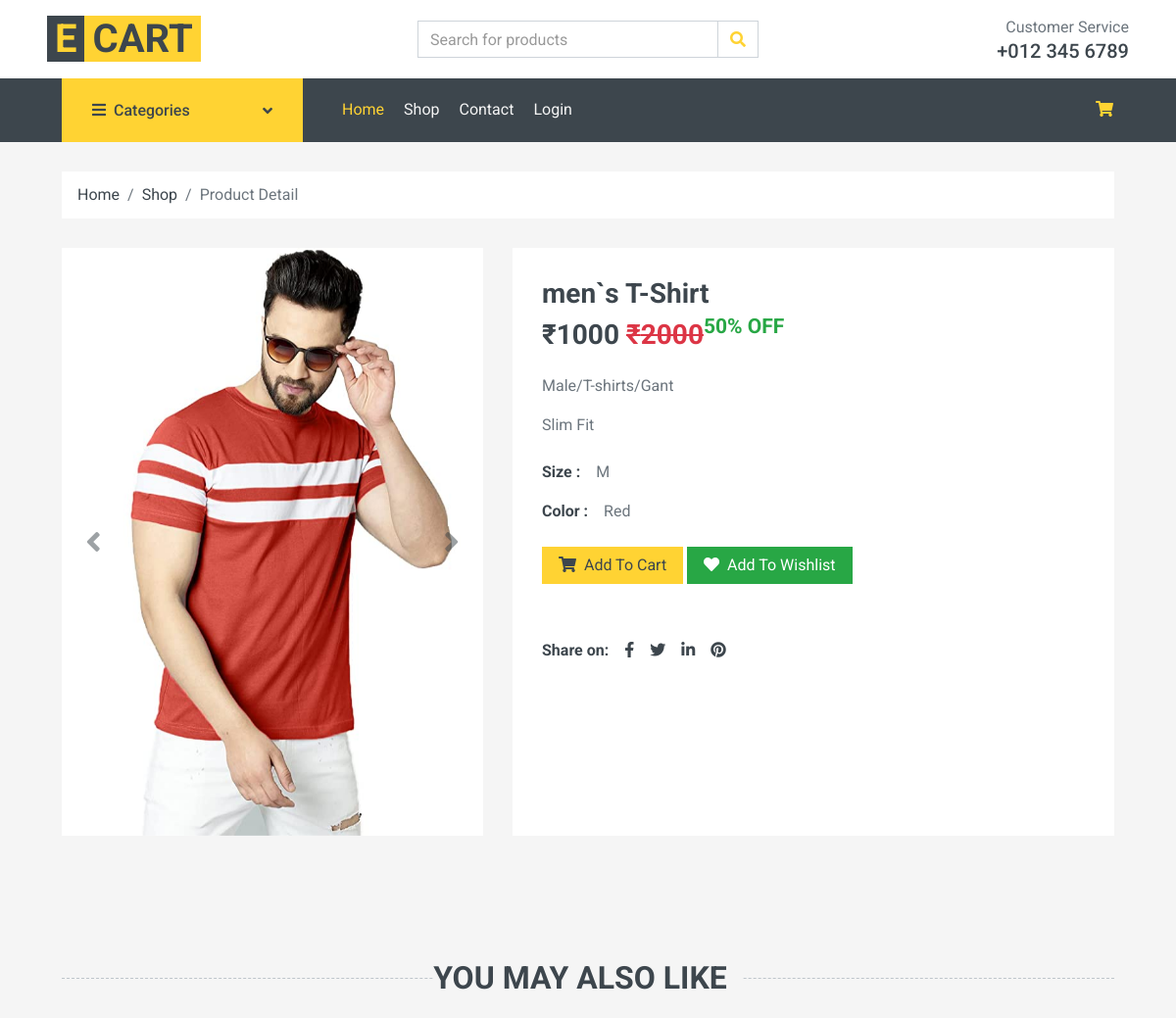
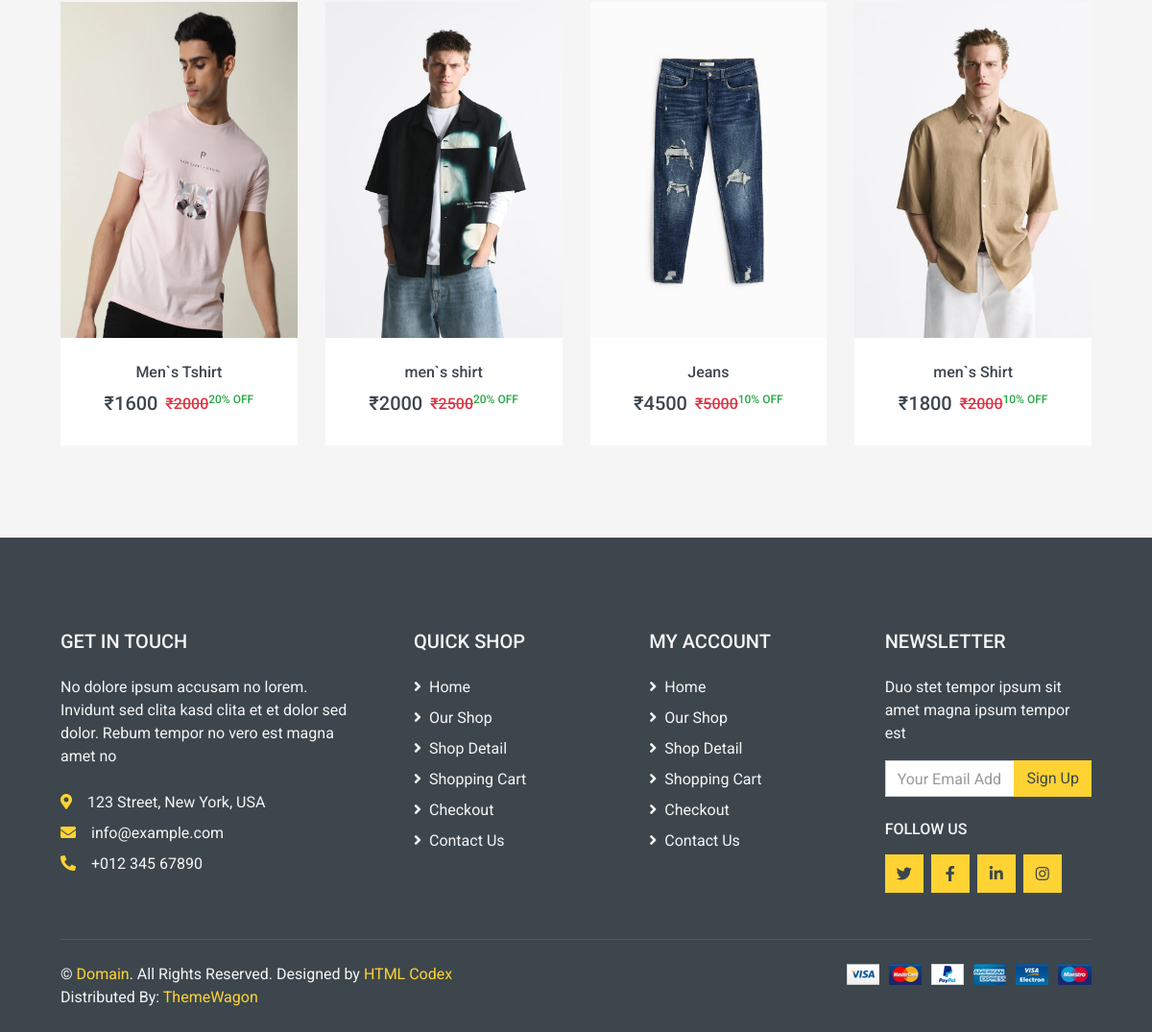
The app's page /single-product/11 with its own data (2 pictures, top to bottom).
### mainApp/models.py (models this page shows, shortened)
class Product(models.Model):
    id = models.AutoField(primary_key=True)
    name = models.CharField(max_length=30)
    maincategory = models.ForeignKey(Maincategory, on_delete=models.CASCADE)
    subcategory = models.ForeignKey(Subcategory, on_delete=models.CASCADE)
    brand = models.ForeignKey(Brand, on_delete=models.CASCADE)
    color = models.CharField(max_length=20)
    size = models.CharField(max_length=20)
    baseprice = models.IntegerField()
    discount = models.IntegerField()
    finalprice = models.IntegerField()
    stock = models.BooleanField(default=True)
    description = models.TextField()
    pic1 = models.ImageField(upload_to="products")
    pic2 = models.ImageField(upload_to="products",
                             default=None, null=True, blank=True)
    pic3 = models.ImageField(upload_to="products",
                             default=None, null=True, blank=True)
    pic4 = models.ImageField(upload_to="products",
                             default=None, null=True, blank=True)

class Maincategory(models.Model):
    id = models.AutoField(primary_key=True)
    name = models.CharField(max_length=30)
    def __str__(self):
        return self.name

class Subcategory(models.Model):
    id = models.AutoField(primary_key=True)
    name = models.CharField(max_length=30)
    def __str__(self):
        return self.name

class Brand(models.Model):
    id = models.AutoField(primary_key=True)
    name = models.CharField(max_length=30)
    pic = models.ImageField(
        upload_to="brands", default=None, null=True, blank=True)
    def __str__(self):
        return self.name

### mainApp/views.py (the view)
# urls.py: path("single-product/<int:id>", mainApp.singleProductPage),
def singleProductPage(Request, id):
    data = Product.objects.get(id=id)
    relatedProducts = Product.objects.filter(
        maincategory=Maincategory.objects.get(name=data.maincategory)
    )
    return render(
        Request, "detail.html", {"data": data, "relatedProducts": relatedProducts}
    )

### mainApp/templates/detail.html (shortened to what this page needs)
{% extends 'index.html'%}
{% load static %}
{% block body %}
<div class="container-fluid">
    <div class="row px-xl-5">
        <div class="col-12">
            <nav class="breadcrumb bg-light mb-30">
                <a class="breadcrumb-item text-dark" href="/">Home</a>
                <a class="breadcrumb-item text-dark" href="/shop/All/All/All/">Shop</a>
                <span class="breadcrumb-item active">Product Detail</span>
            </nav>
        </div>
    </div>
</div>
<div class="container-fluid pb-5">
    <div class="row px-xl-5">
        <div class="col-lg-5 mb-30">
            <div id="product-carousel" class="carousel slide" data-ride="carousel">
                <div class="carousel-inner bg-light">
                    <div class="carousel-item active">
                        <img class="w-100" src="{{data.pic1.url}}" height="600px" alt="Image">
                    </div>
                </div>
                <a class="carousel-control-prev" href="#product-carousel" data-slide="prev">
                    <i class="fa fa-2x fa-angle-left text-dark"></i>
                </a>
                <a class="carousel-control-next" href="#product-carousel" data-slide="next">
                    <i class="fa fa-2x fa-angle-right text-dark"></i>
                </a>
            </div>
        </div>
        <div class="col-lg-7 h-auto mb-30">
            <div class="h-100 bg-light p-30">
                <h3>{{data.name}}</h3>
                <h3 class="font-weight-semi-bold mb-4">&#8377;{{data.finalprice}} <del
                        class="text-danger">&#8377;{{data.baseprice}}</del><sup class="text-success">{{data.discount}}%
                        OFF</sup></h3>
                <p>{{data.maincategory}}/{{data.subcategory}}/{{data.brand}}</p>
                <p class="mb-4">{{data.description}}</p>
                <div class="d-flex mb-3">
                    <strong class="text-dark mr-3">Size :</strong>
                    {{data.size}}
                </div>
                <div class="d-flex mb-4">
                    <strong class="text-dark mr-3">Color :</strong>
                    {{data.color}}
                </div>
                <a class="btn btn-primary px-3" href="/add-to-cart/{{data.id}}/"><i
                        class="fa fa-shopping-cart mr-1"></i> Add To
                    Cart</a>
                <a class="btn btn-success px-3" href="/add-to-wishlist/{{data.id}}/"><i class="fa fa-heart mr-1 "></i>
                    Add To
                    Wishlist</a>
                <div class="d-flex pt-2 mt-5">
                    <strong class="text-dark mr-2">Share on:</strong>
                    <div class="d-inline-flex">
                        <a class="text-dark px-2" href="">
                            <i class="fab fa-facebook-f"></i>
                        </a>
                        <a class="text-dark px-2" href="">
                            <i class="fab fa-twitter"></i>
                        </a>
                        <a class="text-dark px-2" href="">
                            <i class="fab fa-linkedin-in"></i>
                        </a>
                        <a class="text-dark px-2" href="">
                            <i class="fab fa-pinterest"></i>
                        </a>
                    </div>
                </div>
            </div>
        </div>
    </div>
</div>
<div class="container-fluid py-5">
    <h2 class="section-title position-relative text-center text-uppercase mx-xl-5 mb-4"><span
            class="bg-secondary pr-3">You May
            Also Like</span></h2>
    <div class="row px-xl-5">
        <div class="col">
            <div class="owl-carousel related-carousel">
                {% for items in relatedProducts %}
                <div class="product-item bg-light">
                    <div class="product-img position-relative overflow-hidden">
                        <a href="/single-product/{{items.id}}"><img class="" src="{{items.pic1.url}}"
                                style="height: 350px;" width="100%" alt="">
                        </a>
                    </div>
                    <div class="text-center py-4">
                        <a class="h6 text-decoration-none text-truncate"
                            href="/single-product/{{items.id}}">{{items.name}}</a>
                        <div class="d-flex align-items-center justify-content-center mt-2">
                            <h5>&#8377;{{items.finalprice}}</h5>
                            <h6 class="text-muted ml-2 "><del class="text-danger">&#8377;{{items.baseprice}}</del><sup
                                    class="text-success">{{items.discount}}% OFF</sup></h6>
                        </div>
                    </div>
                </div>
                {% endfor %}
            </div>
        </div>
    </div>
</div>
{% endblock %}

### records on screen
Product: pic1 (picture), name "men`s T-Shirt", finalprice "1000", baseprice "2000", discount "50", maincategory "Male", subcategory "T-shirts", brand "Gant", description "Slim Fit", size "M", color "Red"
Product: pic1 (picture), name "Men`s Tshirt", finalprice "1600", baseprice "2000", discount "20"
Product: pic1 (picture), name "men`s shirt", finalprice "2000", baseprice "2500", discount "20"
Product: pic1 (picture), name "Jeans", finalprice "4500", baseprice "5000", discount "10"
Product: pic1 (picture), name "men`s Shirt", finalprice "1800", baseprice "2000", discount "10"
